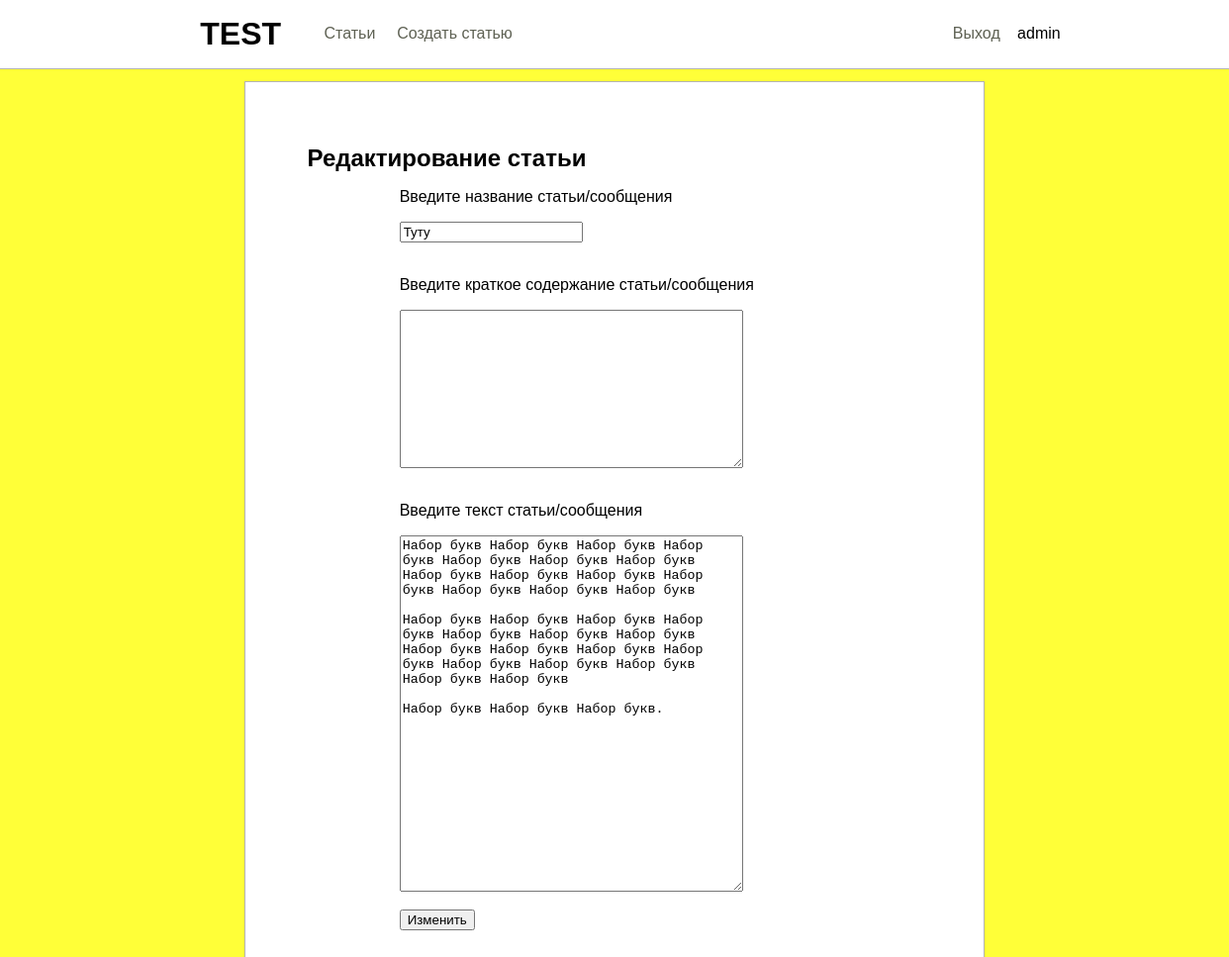
Screenshot of /article_redact.php?id=18 (signed in) with the database file from the repository.
### tables this page shows
CREATE TABLE `articles` (
  `id` int(11) NOT NULL,
  `head` varchar(255) NOT NULL,
  `author` varchar(255) NOT NULL,
  `short` text NOT NULL,
  `text` text NOT NULL,
  `pubdate` datetime NOT NULL DEFAULT CURRENT_TIMESTAMP
);

### article_redact.php (the view, shortened to what this page needs)
<?php
include 'includes/header.php';
$id=$_GET['id'];
?>
    <div class="container main bg_white" style="padding: 5%; width: 50%">
        <h2>Редактирование статьи</h2>
        <form class="container" action="includes/article_update.php" method="post">
            <?php
            include 'includes/connection.php';
            $result = mysqli_query($connection,"SELECT * FROM `articles` WHERE `id`='$id'");
            while (($articles=mysqli_fetch_assoc($result)))
            {?>
                <p>Введите название статьи/сообщения</p>
                <input name="head" value="<?php echo $articles['head']?>"><br><br>
                <p>Введите краткое содержание статьи/сообщения</p>
                <textarea name="short" style="height: 20%"></textarea><br><br>
                <p>Введите текст статьи/сообщения</p>
                <textarea name="text"><?php echo str_replace("<br>","\n",$articles['text']);?></textarea><br><br>
                <input type="submit" value="Изменить"><?
            }
            ?>
        </form>
    </div>

### css/main.css (style rules this page uses)
.container { width: 70%; margin: 0 auto; }
.bg_white { background-color: #fff; }
.container textarea { width: 80%; height: 45%; }
.main { border: rgba(139, 139, 139, 0.65) solid 1px; margin-top: 1%; padding: 1%; }
h2 { margin: 0; padding: 0; }

### rows the page displays
articles: head "Туту", text "Набор букв Набор букв Набор букв Набор букв Набор букв Набор букв Набор букв Набор букв Набор букв Набор букв Набор букв Набор букв Набор букв Набор букв Набор букв Набор букв Набор букв Набор букв Набор букв Набор букв Набор букв Набор букв Набор букв Набор букв Набор букв Набор букв Набор букв Набор букв Набор букв Набор букв Набор букв Набор букв Набор букв."

### other values shown
$_SESSION['login'] "admin"
